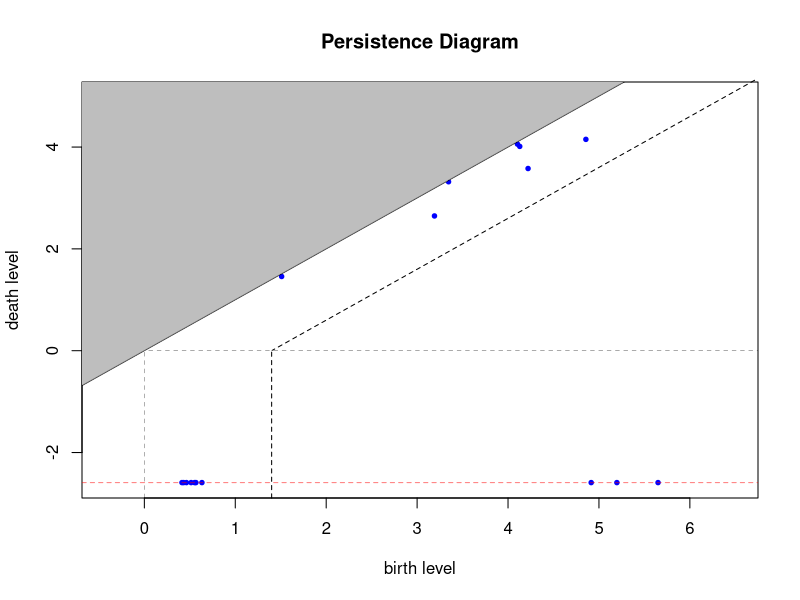

The R source for this figure:
setwd("~/Downloads/ToMATo/")

library(grDevices)

diagram <- read.csv("diagram.txt", header = F, sep = " ")

local_minmax = function(diagram) {
    ## min_birth = interval min; max_birth = interval max
    # corresponds to birth level
    unique_val = unique(diagram[,1])
    min_birth = min(unique_val)
    max_birth = max(unique_val)
    
    ## min_death = non-infinity min of range; max_death = range max
    # corresponds to death level
    fin_entry = which(is.finite(diagram[,2]))
    min_death = min(diagram[fin_entry, 2])
    max_death = max(diagram[fin_entry,2])
    
    return(c(min_death, max_death, min_birth, max_birth))
}

replace_infinity = function(diagram, inf_delta = 0.618) {
    # infinite row entry in birth
    inf_birth = which(is.infinite(diagram[,1]))
    # infinite row entry in death
    inf_death = which(is.infinite(diagram[,2]))
    
    # find local min and max
    min_death = local_minmax(diagram)[1]
    max_death = local_minmax(diagram)[2]
    min_birth = local_minmax(diagram)[3]
    max_birth = local_minmax(diagram)[4]
    
    # replace infinity values with more readable value
    delta = (min_death - max_birth) * inf_delta
    
    # if all entries of birth are finite, return the original
    diagram[inf_death, 2] = delta
    
    return(diagram)
}

display_diagram = function(diagram, tau = NaN, inf_delta = 0.618, sp = 0.1) {
    # convert infinity values to plotable values
    diagram = replace_infinity(diagram, inf_delta)
    
    # find local min and max
    min_death = local_minmax(diagram)[1]
    max_death = local_minmax(diagram)[2]
    min_birth = local_minmax(diagram)[3]
    max_birth = local_minmax(diagram)[4]
    
    # increasing sp yields wider plot and vice versa
    step_size = abs((min_death - max_birth) * sp)
    
    plot(diagram[,1], diagram[,2], pch = 19, cex = 0.6, col = "blue",
         xlim = c(min_birth - step_size, max_birth + step_size), 
         ylim = c(min_death, max_death + step_size),
         xlab = "birth level", ylab = "death level", 
         main = "Persistence Diagram")
    
    abline(a = 0, b = 1, lty = 1, lwd = 0.3)
    abline(h=0, v=0, lty = 2, lwd = 0.3)
    abline(h = min(diagram[,2]), lty = 8, lwd = 1, col = adjustcolor("red", alpha.f = 0.5))
    polygon(x = c(min(diagram[,2]) - 10*step_size, max(diagram[,2]) + 10*step_size, min(diagram[,2]) - 10*step_size),
            y = c(min(diagram[,2]) - 10*step_size, max(diagram[,2]) + 10*step_size, max(diagram[,2]) + 10*step_size),
            col = "grey", 
            border = adjustcolor("black", alpha.f = 0.5))
    
    if (!is.nan(tau)) {
        clip(x1 = tau, x2 = 10*max(diagram), y1 = 0, y2 = 10*max(diagram) - tau)
        abline(a = -tau, b = 1, lty = 8, lwd = 1)
        clip(x1 = min(diagram)*10, x2 = max(diagram), y1 = min(diagram)*10, y2 = 0)
        abline(v = tau, lty = 8, lwd = 1)
    }
}
display_diagram(diagram, tau = 1.4)
